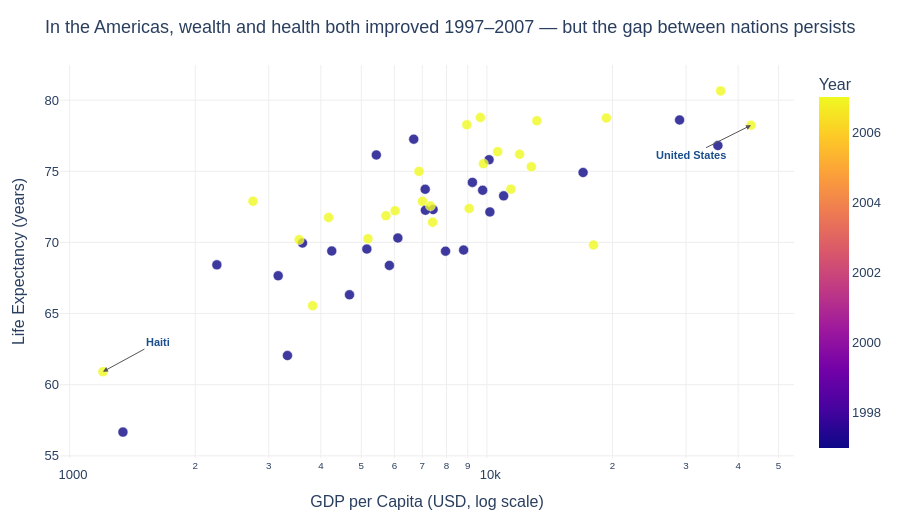

Here is the notebook cell this chart was saved with:
### Markdown cell above
## Task 1 — Scatter: life expectancy change over time

**What to build:** A scatter showing **GDP per capita vs life expectancy** for **two years** (2000 and 2007) to show how both moved — use **colour for year** (just 2 colours), **one continent only**.

Choose any continent except Africa (that was the example). Highlight the change direction.

> 💡 Filter: `df.loc[df['continent'] == 'YOUR_CHOICE']` then filter years

### Code cell
# Task 1
americas = df.loc[df['continent'] == 'Americas'].copy()
two_years = americas.loc[americas['year'].isin([1997, 2007])].copy()

color_map = {1997: '#AABDD6', 2007: '#1A4E8C'}

fig = px.scatter(
    data_frame=two_years,
    x='gdpPercap',
    y='lifeExp',
    color='year',
    color_discrete_map=color_map,
    hover_name='country',
    log_x=True,
    labels={
        'gdpPercap': 'GDP per Capita (USD, log scale)',
        'lifeExp': 'Life Expectancy (years)',
        'year': 'Year'
    },
    category_orders={'year': [1997, 2007]}
)

fig.update_traces(
    marker=dict(size=10, opacity=0.8, line=dict(width=0.5, color='white')),
    hovertemplate='<b>%{hovertext}</b><br>GDP per capita: $%{x:,.0f}<br>Life expectancy: %{y:.1f} yrs<extra></extra>'
)

import math
for country, ax, ay in [('Haiti', 55, -30), ('United States', -60, 30)]:
    row = two_years.loc[(two_years['country'] == country) & (two_years['year'] == 2007)].iloc[0]
    fig.add_annotation(
        x=math.log10(row['gdpPercap']), y=row['lifeExp'],
        text=f'<b>{country}</b>', showarrow=True,
        arrowhead=2, arrowcolor='#555', ax=ax, ay=ay,
        font=dict(size=11, family='Arial', color='#1A4E8C')
    )

fig.update_layout(
    title='In the Americas, wealth and health both improved 1997–2007 — but the gap between nations persists',
    plot_bgcolor='white',
    paper_bgcolor='white',
    font=dict(family='Arial', size=13),
    xaxis=dict(gridcolor='#EEEEEE', showgrid=True),
    yaxis=dict(gridcolor='#EEEEEE', showgrid=True, zeroline=False),
    legend=dict(title='Year'),
    margin=dict(l=60, r=40, t=65, b=40),
    height=520
)

fig.show()

### Figure 1 — Plotly figure (JSON) as saved in the notebook; plotly's stock layout.template omitted (floating-point values rounded to 4 significant figures)
{"data": [{"hovertemplate": "<b>%{hovertext}</b><br>GDP per capita: $%{x:,.0f}<br>Life expectancy: %{y:.1f} yrs<extra></extra>", "hovertext": ["Argentina", "Argentina", "Bolivia", "Bolivia", "Brazil", "Brazil", "Canada", "Canada", "Chile", "Chile", "Colombia", "Colombia", "Costa Rica", "Costa Rica", "Cuba", "Cuba", "Dominican Republic", "Dominican Republic", "Ecuador", "Ecuador", "El Salvador", "El Salvador", "Guatemala", "Guatemala", "Haiti", "Haiti", "Honduras", "Honduras", "Jamaica", "Jamaica", "Mexico", "Mexico", "Nicaragua", "Nicaragua", "Panama", "Panama", "Paraguay", "Paraguay", "Peru", "Peru", "Puerto Rico", "Puerto Rico", "Trinidad and Tobago", "Trinidad and Tobago", "United States", "United States", "Uruguay", "Uruguay", "Venezuela", "Venezuela"], "legendgroup": "", "marker": {"color": [1997, 2007, 1997, 2007, 1997, 2007, 1997, 2007, 1997, 2007, 1997, 2007, 1997, 2007, 1997, 2007, 1997, 2007, 1997, 2007, 1997, 2007, 1997, 2007, 1997, 2007, 1997, 2007, 1997, 2007, 1997, 2007, 1997, 2007, 1997, 2007, 1997, 2007, 1997, 2007, 1997, 2007, 1997, 2007, 1997, 2007, 1997, 2007, 1997, 2007], "coloraxis": "coloraxis", "line": {"color": "white", "width": 0.5}, "opacity": 0.8, "size": 10, "symbol": "circle"}, "mode": "markers", "name": "", "orientation": "v", "showlegend": false, "type": "scatter", "x": [10970.0, 12780.0, 3326.0, 3822.0, 7958.0, 9066.0, 28950.0, 36320.0, 10120.0, 13170.0, 6117.0, 7007.0, 6677.0, 9645.0, 5432.0, 8948.0, 3614.0, 6025.0, 7429.0, 6873.0, 5155.0, 5728.0, 4684.0, 5186.0, 1342.0, 1202.0, 3160.0, 3548.0, 7122.0, 7321.0, 9767.0, 11980.0, 2253.0, 2749.0, 7114.0, 9809.0, 4247.0, 4173.0, 5838.0, 7409.0, 17000.0, 19330.0, 8793.0, 18010.0, 35770.0, 42950.0, 9230.0, 10610.0, 10170.0, 11420.0], "xaxis": "x", "y": [73.28, 75.32, 62.05, 65.55, 69.39, 72.39, 78.61, 80.65, 75.82, 78.55, 70.31, 72.89, 77.26, 78.78, 76.15, 78.27, 69.96, 72.23, 72.31, 74.99, 69.53, 71.88, 66.32, 70.26, 56.67, 60.92, 67.66, 70.2, 72.26, 72.57, 73.67, 76.19, 68.43, 72.9, 73.74, 75.54, 69.4, 71.75, 68.39, 71.42, 74.92, 78.75, 69.47, 69.82, 76.81, 78.24, 74.22, 76.38, 72.15, 73.75], "yaxis": "y"}], "layout": {"annotations": [{"arrowcolor": "#555", "arrowhead": 2, "ax": 55, "ay": -30, "font": {"color": "#1A4E8C", "family": "Arial", "size": 11}, "showarrow": true, "text": "<b>Haiti</b>", "x": 3.08, "y": 60.92}, {"arrowcolor": "#555", "arrowhead": 2, "ax": -60, "ay": 30, "font": {"color": "#1A4E8C", "family": "Arial", "size": 11}, "showarrow": true, "text": "<b>United States</b>", "x": 4.633, "y": 78.24}], "coloraxis": {"colorbar": {"title": {"text": "Year"}}, "colorscale": [[0, "#0d0887"], [0.1111, "#46039f"], [0.2222, "#7201a8"], [0.3333, "#9c179e"], [0.4444, "#bd3786"], [0.5556, "#d8576b"], [0.6667, "#ed7953"], [0.7778, "#fb9f3a"], [0.8889, "#fdca26"], [1, "#f0f921"]]}, "font": {"family": "Arial", "size": 13}, "height": 520, "legend": {"title": {"text": "Year"}, "tracegroupgap": 0}, "margin": {"b": 40, "l": 60, "r": 40, "t": 65}, "paper_bgcolor": "white", "plot_bgcolor": "white", "title": {"text": "In the Americas, wealth and health both improved 1997–2007 — but the gap between nations persists"}, "xaxis": {"anchor": "y", "domain": [0, 1], "gridcolor": "#EEEEEE", "showgrid": true, "title": {"text": "GDP per Capita (USD, log scale)"}, "type": "log"}, "yaxis": {"anchor": "x", "domain": [0, 1], "gridcolor": "#EEEEEE", "showgrid": true, "title": {"text": "Life Expectancy (years)"}, "zeroline": false}}}
